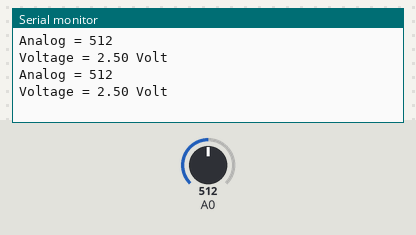
A sketch run on a simulated Arduino Uno, built with avr-gcc and run on an emulated ATmega328P. Shown: the last lines printed to the serial monitor. Inputs (shaded band) come from the test bench; at power-on: A0 = 512.

Above: at 1.8 s.
1.9 s: A0 set to 716
At 2.6 s:
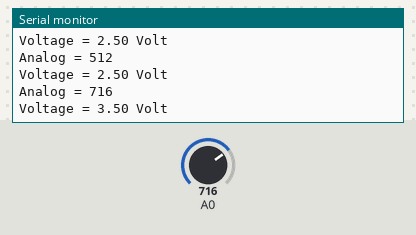
3.4 s: A0 set to 900
At 4.8 s:
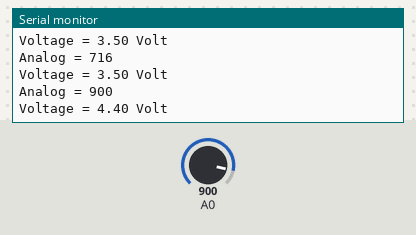
Timing chart, 0 to 6.4 s (numbered marks = the images above; inputs shaded):
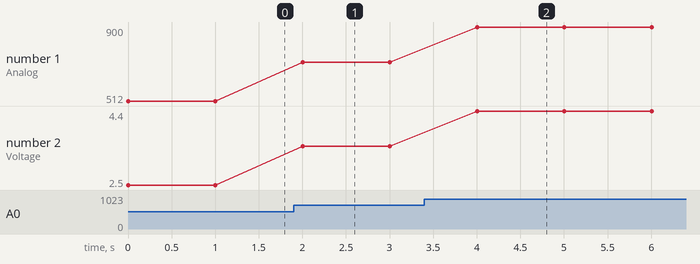

Measured:
- after the input at 1.9 s, the serial monitor: prints a new line after 0.10 s (image 1)
- after the input at 3.4 s, the serial monitor: prints a new line after 0.60 s (image 2)
- plotted number 1: 512 → 716 after the input at 1.9 s, 716 → 900 after the input at 3.4 s
- plotted number 2: 2.5 → 3.5 after the input at 1.9 s, 3.5 → 4.4 after the input at 3.4 s

The sketch:

Praktikum_8___Pin_Analog.ino
```cpp
void setup() {
Serial.begin(115200);
}
void loop() {
int sensorValue = analogRead(A0);
float voltage = sensorValue * (5.0 / 1023.0);
Serial.print("Analog = ");
Serial.println(sensorValue);
Serial.print("Voltage = ");
Serial.print(voltage);
Serial.println(" Volt");
delay(1000);
}
```
